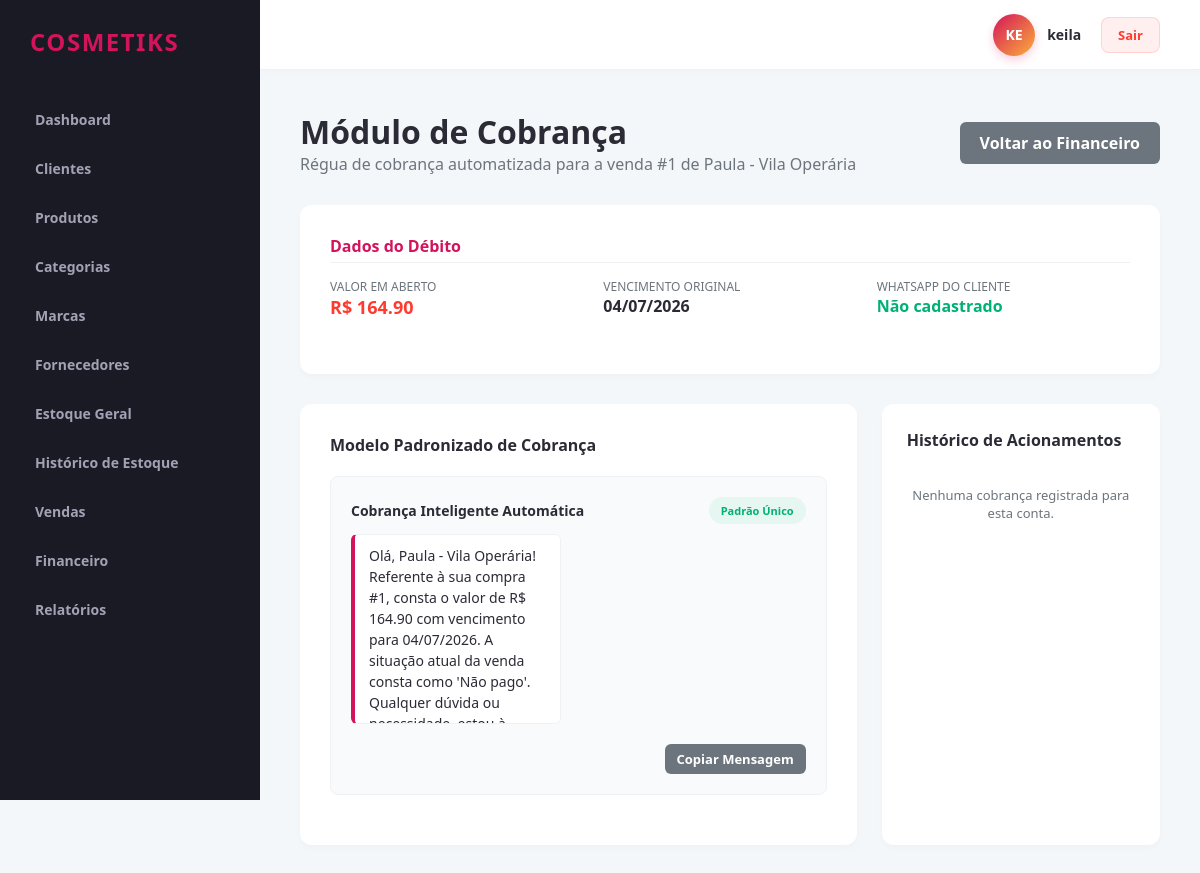
The page /cobrancas/gerar/1 (signed in) on the database its author committed.
### app/models/financeiro.py (models this page shows)
class Financeiro(db.Model):
    __tablename__ = 'financeiro_contas_receber'
    id = db.Column(db.Integer, primary_key=True)
    revendedor_id = db.Column(db.Integer, db.ForeignKey('revendedores.id'), nullable=False)
    cliente_id = db.Column(db.Integer, db.ForeignKey('clientes.id'), nullable=False)
    venda_id = db.Column(db.Integer, db.ForeignKey('vendas.id'), nullable=False)
    valor = db.Column(db.Numeric(10, 2), nullable=False)
    vencimento = db.Column(db.Date, nullable=False)
    pagamento = db.Column(db.DateTime, nullable=True)
    status = db.Column(db.String(30), default='Em aberto', nullable=False)
    cobrancas = db.relationship('Cobranca', backref='financeiro', cascade='all, delete-orphan', lazy=True)

### app/models/cliente.py (models this page shows)
class Cliente(db.Model):
    __tablename__ = 'clientes'
    id = db.Column(db.Integer, primary_key=True)
    revendedor_id = db.Column(db.Integer, db.ForeignKey('revendedores.id'), nullable=False)
    nome = db.Column(db.String(150), nullable=False)
    telefone = db.Column(db.String(20), nullable=True)
    whatsapp = db.Column(db.String(20), nullable=True)
    email = db.Column(db.String(100), nullable=True)
    endereco = db.Column(db.Text, nullable=True)
    data_cadastro = db.Column(db.DateTime, default=datetime.utcnow)
    observacoes = db.Column(db.Text, nullable=True)

### app/controllers/cobranca_controller.py (the view)
@cobranca_bp.route('/gerar/<int:id_financeiro>', methods=['GET'])
@revendedor_required
def visualizar_modelos(id_financeiro):
    revendedor_id = session.get('revendedor_id')
    conta = financeiro_service.financeiro_repo.get_by_id_and_revendedor(id_financeiro, revendedor_id)
    if not conta:
        flash('Registro financeiro nao encontrado.', 'danger')
        return redirect(url_for('financeiro.contas_receber'))
    mensagem_padrao = cobranca_service.gerar_template_mensagem(conta)
    mensagens = {'Padrao': mensagem_padrao}
    historico = cobranca_service.obter_historico_por_conta(revendedor_id, id_financeiro)
    return render_template('cobrancas/index.html', conta=conta, mensagens=mensagens, historico=historico)

### app/controllers/cobranca_controller.py (called while the page is built)
def revendedor_required(f):
    @wraps(f)
    def decorated_function(*args, **kwargs):
        if not session.get('usuario_logado') or session.get('is_admin'):
            flash('Acesso restrito a revendedores autenticados.', 'danger')
            return redirect(url_for('auth.login'))
        return f(*args, **kwargs)
    return decorated_function

### app/repositories/base_repository.py (called while the page is built)
    def get_by_id_and_revendedor(self, id, revendedor_id):
        return self.model.query.filter_by(id=id, revendedor_id=revendedor_id).first()

### app/repositories/cobranca_repository.py (called while the page is built)
    def get_historico_por_conta(self, revendedor_id, financeiro_id):
        return self.model.query.filter_by(
            revendedor_id=revendedor_id,
            financeiro_id=financeiro_id
        ).order_by(self.model.data_disparo.desc()).all()

### app/services/cobranca_service.py (called while the page is built)
    def obter_historico_por_conta(self, revendedor_id, financeiro_id):
        return self.cobranca_repo.get_historico_por_conta(revendedor_id, financeiro_id)

### app/templates/cobrancas/index.html (shortened to what this page needs)
{% extends 'base.html' %}
{% block content %}
<div class="header-panel">
    <div>
        <h1>Módulo de Cobrança</h1>
        <p style="color: var(--text-muted);">Régua de cobrança automatizada para a venda #{{ conta.venda_id }} de {{ conta.venda.cliente.nome }}</p>
    </div>
    <a href="{{ url_for('financeiro.contas_receber') }}" class="btn" style="background: #6c757d; color: #fff;">Voltar ao Financeiro</a>
</div>
<div class="form-container" style="margin-bottom: 30px;">
    <div style="font-weight: 700; color: var(--primary-color); margin-bottom: 15px; border-bottom: 1px solid var(--border-color); padding-bottom: 5px;">Dados do Débito</div>
    <div class="form-grid" style="grid-template-columns: repeat(3, 1fr);">
        <div>
            <div style="font-size: 12px; color: var(--text-muted);">VALOR EM ABERTO</div>
            <strong style="color: var(--danger); font-size: 18px;">R$ {{ "%.2f"|format(conta.valor) }}</strong>
        </div>
        <div>
            <div style="font-size: 12px; color: var(--text-muted);">VENCIMENTO ORIGINAL</div>
            <strong>{{ conta.vencimento.strftime('%d/%m/%Y') }}</strong>
        </div>
        <div>
            <div style="font-size: 12px; color: var(--text-muted);">WHATSAPP DO CLIENTE</div>
            <strong style="color: var(--success);">{{ conta.venda.cliente.whatsapp or 'Não cadastrado' }}</strong>
        </div>
    </div>
</div>
<div class="dashboard-row" style="grid-template-columns: 2fr 1fr;">
    <div class="form-container">
        <div style="font-weight: 700; margin-bottom: 20px;">Modelo Padronizado de Cobrança</div>
        {% set modelo = 'Padrao' %}
        {% set msg = mensagens.get('Padrao', '') %}
        <div style="background: #f8fafc; border: 1px solid #eef2f5; border-radius: 8px; padding: 20px; margin-bottom: 20px;">
            <div style="font-weight: 700; font-size: 14px; margin-bottom: 10px; color: #2b2b36; display: flex; justify-content: space-between; align-items: center;">
                <span>Cobrança Inteligente Automática</span>
                <span class="badge-status ativo" style="font-size: 11px;">Padrão Único</span>
            </div>
            <textarea id="txt-{{ modelo }}" class="form-control" rows="8" style="background: #fff; margin-bottom: 15px; font-size: 14px; line-height: 1.5; resize: none; border-left: 4px solid var(--primary-color);">{{ msg }}</textarea>
            <div style="display: flex; gap: 10px; justify-content: flex-end;">
                <button type="button" class="btn btn-copiar-mensagem" data-target="txt-{{ modelo }}" data-financeiro="{{ conta.id }}" data-modelo="{{ modelo }}" style="padding: 6px 12px; font-size: 13px; background: #6c757d; color: #fff;">Copiar Mensagem</button>
            </div>
        </div>
        </div>
    <div class="data-table-container">
        <div style="font-weight: 700; margin-bottom: 15px;">Histórico de Acionamentos</div>
        {% if historico %}
            <div style="display: flex; flex-direction: column; gap: 12px;">
                {% for log in historico %}
                <div style="border-left: 3px solid var(--primary-color); padding-left: 10px; font-size: 13px;">
                    <div style="color: var(--text-muted); font-size: 11px;">{{ log.data_disparo.strftime('%d/%m/%Y %H:%M') }}</div>
                    <div>Modelo: <strong>{{ log.modelo_utilizado }}</strong></div>
                    <p style="color: #555; font-style: italic; margin-top: 4px;">"{{ log.mensagem_conteudo[:60] }}..."</p>
                </div>
                {% endfor %}
            </div>
        {% else %}
            <div style="text-align: center; color: var(--text-muted); font-size: 13px; padding: 20px 0;">Nenhuma cobrança registrada para esta conta.</div>
        {% endif %}
    </div>
</div>
{% endblock %}

### app/static/css/main.css (style rules this page uses)
:root { --primary-color: #d4145a; --secondary-color: #fbb03b; --dark-bg: #1a1a24; --card-bg: #ffffff; --text-main: #2b2b36; --text-muted: #6c757d; --border-color: #eef2f5; --success: #00b074; --danger: #ff3b30; --warning: #ffcc00; }
* { margin: 0; padding: 0; box-sizing: border-box; font-family: 'Segoe UI', Tahoma, Geneva, Verdana, sans-serif; }
body { background-color: #f4f7f9; color: var(--text-main); display: flex; min-height: 100vh; }
.header-panel { display: flex; justify-content: space-between; align-items: center; margin-bottom: 30px; }
.data-table-container { background: var(--card-bg); border-radius: 12px; padding: 25px; box-shadow: 0 4px 6px rgba(0,0,0,0.02); overflow-x: auto; }
.btn { padding: 10px 20px; border-radius: 6px; border: none; font-weight: 600; cursor: pointer; transition: background 0.2s; text-decoration: none; display: inline-block; }

### app/static/css/components.css (style rules this page uses)
.form-container { background: #ffffff; border-radius: 12px; padding: 30px; box-shadow: 0 4px 6px rgba(0,0,0,0.02); }
.form-grid { display: grid; grid-template-columns: repeat(auto-fit, minmax(220px, 1fr)); gap: 20px; margin-bottom: 25px; }
.form-control { padding: 10px 14px; border: 1px solid #eef2f5; border-radius: 6px; background-color: #f8fafc; font-size: 14px; color: var(--text-main); transition: all 0.2s; }
.badge-status { padding: 6px 12px; border-radius: 20px; font-size: 12px; font-weight: 600; display: inline-block; }
.badge-status.ativo { background-color: #e6f7f1; color: var(--success); }

### app/static/css/dashboard.css (style rules this page uses)
.dashboard-row { display: grid; grid-template-columns: 2fr 1fr; gap: 25px; margin-bottom: 30px; }

### rows shown on the page
Financeiro: venda_id "1", valor "164.90", vencimento "04/07/2026"
Cliente: venda.cliente.nome "Paula - Vila Operária", venda.cliente "Não cadastrado"

### other values the page prints
{{ saas_name }} "COSMETIKS"
{{ username_raw[:2]|upper }} "KE"
{{ username_raw }} "keila"
